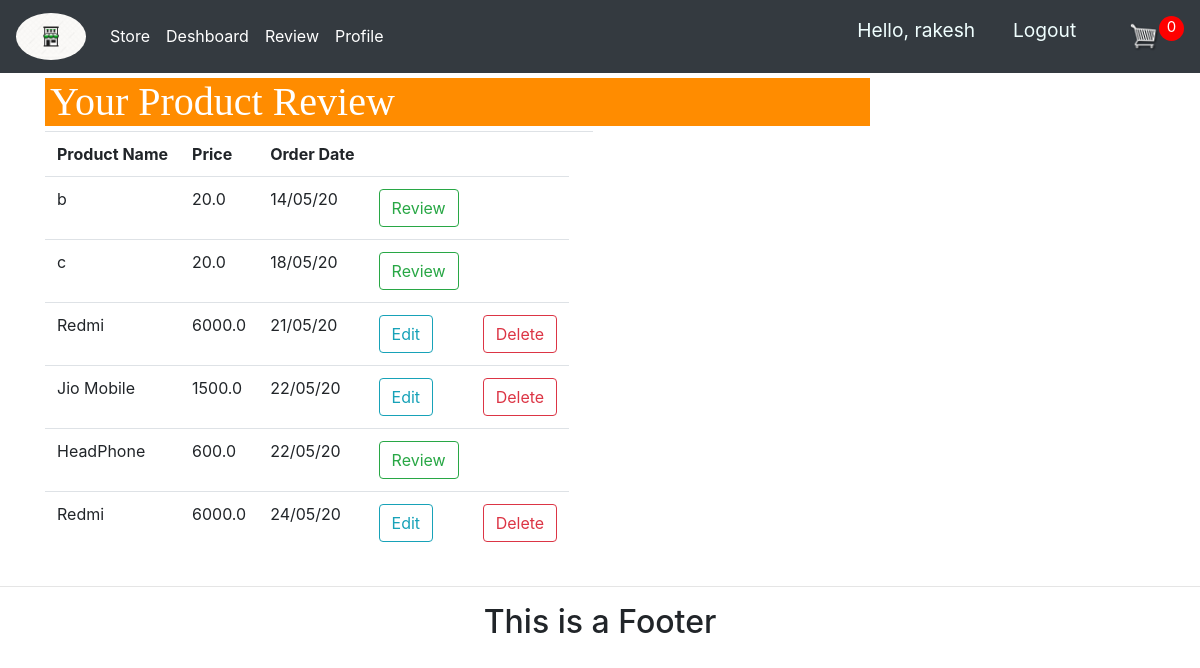
The app's page /customer/review/ (signed in), older data.
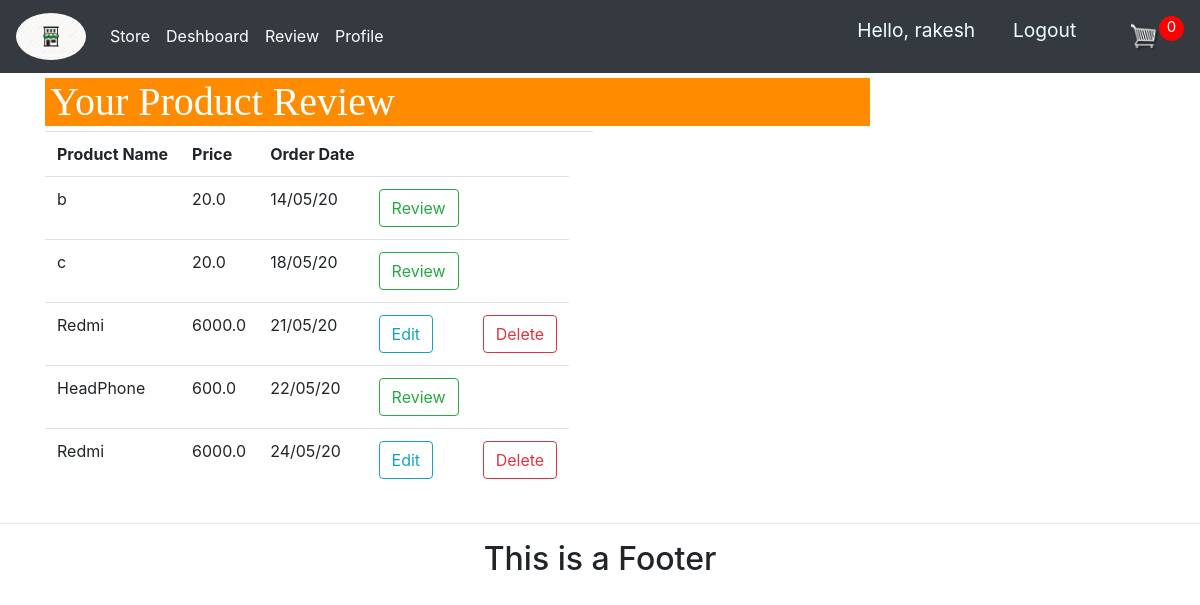
The same page, newer data.
### customer/models.py (models this page shows, shortened)
class OrderItem(models.Model):
    status = (('Panding','Panding'),('Delivered','Delivered'))
    product = models.ForeignKey(Product,on_delete=models.CASCADE)
    order = models.ForeignKey(Orders, on_delete=models.CASCADE)
    status = models.CharField(max_length=50,choices=status,default='Panding')
    quantity = models.IntegerField(default=0)
    cr_date = models.DateTimeField(auto_now_add=True)
    @property
    def get_review(self):
        try:
            review = Review.objects.filter(customer = self.order.customer,product_name =self.product)
            return review
        except:
            pass

### seller/models.py (models this page shows, shortened)
class Product(models.Model):
    Category = (('Indoor','Indoor'),('Out Door','Out Door'))
    seller = models.ForeignKey(to=MyProfile,on_delete=models.CASCADE)
    name = models.CharField(max_length=200)
    price = models.FloatField()
    discount_price = models.FloatField(default=0)
    Category = models.CharField(max_length=100,choices = Category)
    description = models.TextField()
    image = models.ImageField(upload_to='product/')
    cr_date = models.DateTimeField(auto_now_add=True)
    tag = models.ManyToManyField(Tag)
    slug = models.SlugField(null=True,unique=True)
    product_status = models.BooleanField(default=True)

### accounts/decoratoer.py (the view)
        def wrapper_func(req, *args, **kwargs):
            group =None
            if req.user.groups.exists():
                group=req.user.groups.all()[0].name
                if group in allowed_roles:
                    return view_func(req, *args, **kwargs)
                else:
                    return HttpResponse('You are note authorized to access this page')

### accounts/decoratoer.py (called while the page is built)
def  allowed_user(allowed_roles=[]):
    def decorator(view_func):
        def wrapper_func(req, *args, **kwargs):
            group =None
            if req.user.groups.exists():
                group=req.user.groups.all()[0].name
                if group in allowed_roles:
                    return view_func(req, *args, **kwargs)
                else:
                    return HttpResponse('You are note authorized to access this page')
        return wrapper_func
    return decorator

### accounts/models.py (called while the page is built)
    def __str__(self):
        return self.name

### accounts/templatetags/account_extras.py (called while the page is built)
@register.filter(name='has_group')
def has_group(user, group_name):
    group = Group.objects.get(name=group_name)
    try:
        if group in user.groups.all():
            print('True')
            return True
    except:
        return False

### customer/models.py (called while the page is built)
    @property
    def get_orderitem(self):
        return self.orderitem_set.all()

    @property
    def get_cart_items(self):
        totalitems = self.orderitem_set.all()
        print('rakeshssssldjfkd',totalitems)
        total = sum([items.quantity for items in totalitems])
        return total

### customer/templates/customer/review_page.html (shortened to what this page needs)
{% extends 'accounts/base.html' %}
{% load static %}
{% block body %}
<div class="container">
    <div class="row">
        <div class="col-lg-9">
            <div style="background-color: darkorange;">
                <h1 style="margin: 5px;font-family: 'Times New Roman'; color: white;">Your Product Review </h1>
            </div>
            <div class="table">
                <table>
                    <th>Product Name</th>
                    <th> Price </th>
                    <th> Order Date </th>
                    <th></th>
                    <th></th>
                    <th></th>
                    {% for order in product %}
                    {% for item in order.get_orderitem %}
                    <tr>
                        <td>{{item.product.name}}</td>
                        <td>{{item.product.price}}</td>
                        <td>{{item.cr_date | date:"d/m/y"}}</td>
                        {% if item.get_review %}
                        <td><button id="edit_button" class="btn btn-outline-info show_edit" data-action="get_data"
                                data-product="{{item.product.id}}" data-url="{% url 'edit_review' %}"
                                data-id="{{item.product.id}}">Edit</button></td>
                        <td><button id="delete_button" class="btn btn-outline-danger delete_review" data-action="delete"
                                data-product="{{item.product.id}}" data-url="{% url 'edit_review' %}">Delete</button>
                        </td>
                        {% else %}
                        <td><button id="review_button" class="btn btn-outline-success show_review "
                                data-product="{{item.product.name}}" data-id="{{item.product.id}}">Review</button></td>
                        <td></td>
                        {% endif %}
                    </tr>
                    {% endfor %}
                    {% endfor %}
                </table>
            </div>
        </div>
        <div class="col-lg-3 ">
        </div>
    </div>
</div>
{% endblock %}

Row changes from the older to the newer data that the page shows:
removed OrderItem: product.name "Jio Mobile", product.price "1500.0", cr_date "22/05/20", shown under Orders (number 4 of 5 on the later page)
